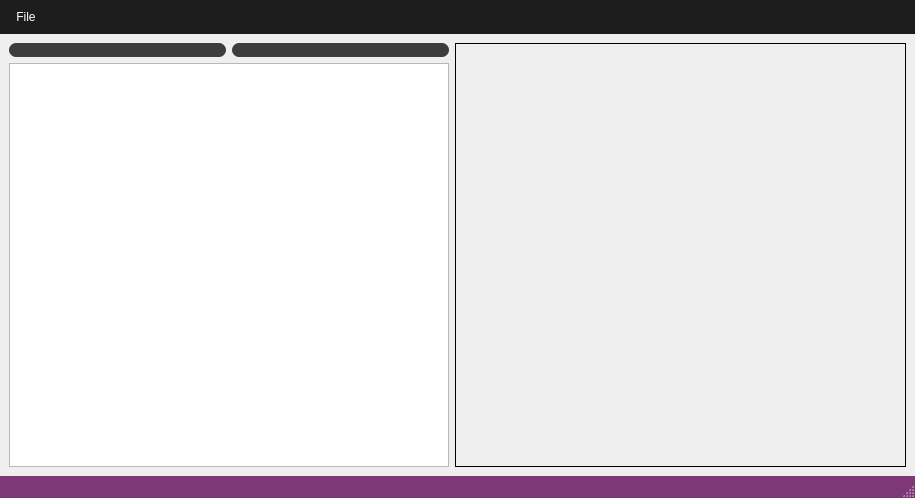
<?xml version="1.0" encoding="UTF-8"?>
<ui version="4.0">
 <class>Window_BufferManager</class>
 <widget class="QMainWindow" name="Window_BufferManager">
  <property name="geometry">
   <rect>
    <x>0</x>
    <y>0</y>
    <width>915</width>
    <height>498</height>
   </rect>
  </property>
  <property name="windowTitle">
   <string>SPII Buffer Editor</string>
  </property>
  <property name="styleSheet">
   <string notr="true">QMenuBar{
background-color:#1d1d1d;
padding:5px;
	font: 12pt &quot;MS Shell Dlg 2&quot;;
}

QMenuBar::item{
background-color:#1d1d1d;
color:#fff;
padding:5px;

}

QMenu{
color:#fff;
padding:0;
}

QMenu::item:selected{
color:#fff;
background-color:#00aba9;
}

QTableWidget{
background-color:#3d3d3d;
color:#fff;
  selection-background-color: #da532c;
border:solid;
border-width:3px;
border-color:#da532c;
}
QHeaderView::section{
background-color:qlineargradient(spread:pad, x1:0, y1:0, x2:1, y2:0, stop:0 rgba(20, 158, 217, 255), stop:1 rgba(36, 158, 217, 255));
border:none;
border-top-style:solid;
border-width:1px;
border-top-color:qlineargradient(spread:pad, x1:0, y1:0, x2:1, y2:0, stop:0 rgba(20, 158, 217, 255), stop:1 rgba(36, 158, 217, 255));
color:#fff;

}
QHeaderView{
background-color:qlineargradient(spread:pad, x1:0, y1:0, x2:1, y2:0, stop:0 rgba(20, 158, 217, 255), stop:1 rgba(36, 158, 217, 255));

border:none;
border-top-style:solid;
border-width:1px;
border-top-color:#149ED9;
color:#fff;
	font: 75 12pt &quot;Calibri&quot;;
}

QTableCornerButton::section{
border:none;
background-color:#149ED9;
}

QMenu{
background-color:#3d3d3d;
}
QStatusBar{
background-color:#7e3878;
color:#fff;
}

QPushButton{
border-style:solid;
background-color:#3d3d3d;
color:#fff;
border-radius:7px;
}

QPushButton:disabled {
background-color: rgb(204, 0, 0);
}

QPushButton:hover{
color:#ccc;
	background-color: qlineargradient(spread:pad, x1:0.517, y1:0, x2:0.517, y2:1, stop:0 rgba(45, 45, 45, 255), stop:0.505682 rgba(45, 45, 45, 255), stop:1 rgba(29, 29, 29, 255));
	border-color:#2d89ef;
border-width:2px;
}

QPushButton:pressed{
background-color: qlineargradient(spread:pad, x1:0.517, y1:0, x2:0.517, y2:1, stop:0 rgba(29, 29, 29, 255), stop:0.505682 rgba(45, 45, 45, 255), stop:1 rgba(29, 29, 29, 255));
}


QTabWidget::tab{
background-color:#3d3d3d;
}

QLineEdit{
border-radius:0;
}

QProgressBar{
border-radius:0;
text-align:center;
color:#fff;
background-color:transparent;
border: 2px solid #e3a21a;
border-radius:7px;
	font: 75 12pt &quot;Open Sans&quot;;

}

QProgressBar::chunk{
background-color:#2d89ef;
width:20px;
}</string>
  </property>
  <widget class="QWidget" name="centralwidget">
   <layout class="QGridLayout" name="gridLayout">
    <item row="0" column="0">
     <layout class="QHBoxLayout" name="horizontalLayout">
      <item>
       <widget class="QPushButton" name="pushButton">
        <property name="text">
         <string/>
        </property>
       </widget>
      </item>
      <item>
       <widget class="QPushButton" name="pushButton_2">
        <property name="text">
         <string/>
        </property>
       </widget>
      </item>
     </layout>
    </item>
    <item row="0" column="1" rowspan="2">
     <widget class="QStackedWidget" name="stackedWidget_BufferContents">
      <property name="frameShape">
       <enum>QFrame::Box</enum>
      </property>
     </widget>
    </item>
    <item row="1" column="0">
     <widget class="QListWidget" name="listWidget_Buffers">
      <property name="sizePolicy">
       <sizepolicy hsizetype="Fixed" vsizetype="MinimumExpanding">
        <horstretch>0</horstretch>
        <verstretch>0</verstretch>
       </sizepolicy>
      </property>
      <property name="minimumSize">
       <size>
        <width>440</width>
        <height>0</height>
       </size>
      </property>
      <property name="maximumSize">
       <size>
        <width>440</width>
        <height>16777215</height>
       </size>
      </property>
     </widget>
    </item>
   </layout>
  </widget>
  <widget class="QMenuBar" name="menubar">
   <property name="geometry">
    <rect>
     <x>0</x>
     <y>0</y>
     <width>915</width>
     <height>40</height>
    </rect>
   </property>
   <widget class="QMenu" name="menuFile">
    <property name="title">
     <string>File</string>
    </property>
    <addaction name="actionOpen"/>
    <addaction name="separator"/>
    <addaction name="actionSave"/>
    <addaction name="actionSave_As"/>
    <addaction name="separator"/>
    <addaction name="actionClose"/>
   </widget>
   <addaction name="menuFile"/>
  </widget>
  <widget class="QStatusBar" name="statusbar"/>
  <action name="actionOpen">
   <property name="text">
    <string>Open</string>
   </property>
  </action>
  <action name="actionSave">
   <property name="text">
    <string>Save</string>
   </property>
  </action>
  <action name="actionSave_As">
   <property name="text">
    <string>Save As</string>
   </property>
  </action>
  <action name="actionClose">
   <property name="text">
    <string>Close</string>
   </property>
  </action>
 </widget>
 <resources/>
 <connections/>
</ui>
